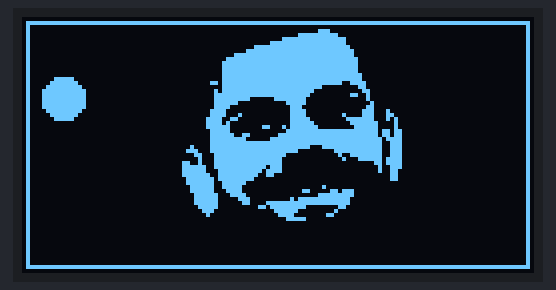
This sketch was run on a simulated Arduino Uno, built with avr-gcc and run on an emulated ATmega328P. On the bench: 128×64 one-colour display.

Above: at 0.1 s.

The sketch:

KOHLI18.ino
```cpp
#include <SPI.h>
#include <Adafruit_GFX.h>
#include <Adafruit_SSD1306.h>

// Define display width and height (128x64 OLED)
#define SCREEN_WIDTH 128
#define SCREEN_HEIGHT 64

// Pin definitions for SPI
      /*#define sclk/D1 11
        #define mosi/D0 13
        #define cs   10
        #define rst  9
        #define dc   8*/
#define OLED_RESET    9   // Reset pin
#define OLED_DC       8   // Data/Command pin
#define OLED_CS       10  // Chip Select pin

// Create display object for SPI
Adafruit_SSD1306 display(SCREEN_WIDTH, SCREEN_HEIGHT, &SPI, OLED_DC, OLED_RESET, OLED_CS);
//epd_bitmap_Picsart_24_11_10_18_04_34_369
const unsigned char KOHLI [] PROGMEM = {
	0x00, 0x00, 0x00, 0x00, 0x00, 0x00, 0x00, 0x00, 0x00, 0x00, 0x00, 0x00, 0x00, 0x00, 0x00, 0x00,
	0x00, 0x00, 0x00, 0x00, 0x00, 0x00, 0x00, 0x00, 0x00, 0x00, 0x00, 0x00, 0x00, 0x00, 0x00, 0x00,
	0x00, 0x00, 0x00, 0x00, 0x00, 0x00, 0x00, 0x00, 0x00, 0x00, 0x00, 0x00, 0x00, 0x00, 0x00, 0x00,
	0x00, 0x00, 0x00, 0x00, 0x00, 0x00, 0x00, 0x00, 0x00, 0x00, 0x00, 0x00, 0x00, 0x00, 0x00, 0x00,
	0x00, 0x00, 0x00, 0x00, 0x00, 0x00, 0x00, 0x00, 0x00, 0x00, 0x00, 0x00, 0x00, 0x00, 0x00, 0x00,
	0x00, 0x00, 0x00, 0x00, 0x00, 0x00, 0x00, 0x00, 0x00, 0x00, 0x00, 0x00, 0x00, 0x00, 0x00, 0x00,
	0x00, 0x00, 0x00, 0x00, 0x00, 0x00, 0x00, 0x00, 0x00, 0x00, 0x00, 0x00, 0x00, 0x00, 0x00, 0x00,
	0x00, 0x00, 0x00, 0x00, 0x00, 0x00, 0x00, 0x00, 0x00, 0x00, 0x00, 0x00, 0x00, 0x00, 0x00, 0x00,
	0x00, 0x00, 0x00, 0x00, 0x00, 0x00, 0x00, 0x00, 0x00, 0x00, 0x00, 0x00, 0x00, 0x00, 0x00, 0x00,
	0x00, 0x00, 0x00, 0x00, 0x00, 0x00, 0x00, 0x00, 0x00, 0x00, 0x00, 0x00, 0x00, 0x00, 0x00, 0x00,
	0x00, 0x00, 0x00, 0x00, 0x00, 0x00, 0x00, 0x00, 0x00, 0x00, 0x00, 0x00, 0x00, 0x00, 0x00, 0x00,
	0x00, 0x00, 0x00, 0x00, 0x00, 0x00, 0x00, 0x00, 0x00, 0x00, 0x00, 0x00, 0x00, 0x00, 0x00, 0x00,
	0x00, 0x00, 0x00, 0x00, 0x00, 0x00, 0x00, 0x00, 0x00, 0x00, 0x00, 0x00, 0x00, 0x00, 0x00, 0x00,
	0x00, 0x00, 0x00, 0x00, 0x00, 0x00, 0x00, 0x00, 0x00, 0x38, 0x00, 0x00, 0x00, 0x00, 0x00, 0x00,
	0x00, 0x00, 0x00, 0x00, 0x00, 0x00, 0x00, 0x00, 0x07, 0xfe, 0x00, 0x00, 0x00, 0x00, 0x00, 0x00,
	0x00, 0x00, 0x00, 0x00, 0x00, 0x00, 0x00, 0x00, 0x7f, 0xff, 0x80, 0x00, 0x00, 0x00, 0x00, 0x00,
	0x00, 0x00, 0x00, 0x00, 0x00, 0x00, 0x00, 0x03, 0xff, 0xff, 0x80, 0x00, 0x00, 0x00, 0x00, 0x00,
	0x00, 0x00, 0x00, 0x00, 0x00, 0x00, 0x00, 0x3f, 0xff, 0xff, 0xc0, 0x00, 0x00, 0x00, 0x00, 0x00,
	0x00, 0x00, 0x00, 0x00, 0x00, 0x00, 0x00, 0xff, 0xff, 0xff, 0xe0, 0x00, 0x00, 0x00, 0x00, 0x00,
	0x00, 0x00, 0x00, 0x00, 0x00, 0x00, 0x07, 0xff, 0xff, 0xff, 0xe0, 0x00, 0x00, 0x00, 0x00, 0x00,
	0x00, 0x00, 0x00, 0x00, 0x00, 0x00, 0x1f, 0xff, 0xff, 0xff, 0xf0, 0x00, 0x00, 0x00, 0x00, 0x00,
	0x00, 0x00, 0x00, 0x00, 0x00, 0x00, 0x3f, 0xff, 0xff, 0xff, 0xf0, 0x00, 0x00, 0x00, 0x00, 0x00,
	0x00, 0x00, 0x00, 0x00, 0x00, 0x00, 0x3f, 0xff, 0xff, 0xff, 0xf0, 0x00, 0x00, 0x00, 0x00, 0x00,
	0x00, 0x00, 0x00, 0x00, 0x00, 0x00, 0x3f, 0xff, 0xff, 0xff, 0xf0, 0x00, 0x00, 0x00, 0x00, 0x00,
	0x00, 0x00, 0x00, 0x00, 0x00, 0x00, 0x3f, 0xff, 0xff, 0xff, 0xf8, 0x00, 0x00, 0x00, 0x00, 0x00,
	0x00, 0x00, 0x00, 0x00, 0x00, 0x00, 0x3f, 0xff, 0xff, 0xff, 0xf8, 0x00, 0x00, 0x00, 0x00, 0x00,
	0x00, 0x00, 0x00, 0x00, 0x00, 0x01, 0xbf, 0xff, 0xff, 0xff, 0x3c, 0x00, 0x00, 0x00, 0x00, 0x00,
	0x00, 0x00, 0x00, 0x00, 0x00, 0x00, 0x3f, 0xff, 0xff, 0xe0, 0x0c, 0x00, 0x00, 0x00, 0x00, 0x00,
	0x00, 0x00, 0x00, 0x00, 0x00, 0x00, 0xbf, 0xff, 0xff, 0x80, 0x06, 0x00, 0x00, 0x00, 0x00, 0x00,
	0x00, 0x00, 0x00, 0x00, 0x00, 0x00, 0xff, 0xff, 0xff, 0x00, 0x32, 0x00, 0x00, 0x00, 0x00, 0x00,
	0x00, 0x00, 0x00, 0x00, 0x00, 0x00, 0xff, 0x81, 0xfe, 0x00, 0x02, 0x00, 0x00, 0x00, 0x00, 0x00,
	0x00, 0x00, 0x00, 0x00, 0x00, 0x00, 0xfc, 0x00, 0x3e, 0x00, 0x01, 0x00, 0x00, 0x00, 0x00, 0x00,
	0x00, 0x00, 0x00, 0x00, 0x00, 0x00, 0xf0, 0x00, 0x1c, 0x00, 0x03, 0x00, 0x00, 0x00, 0x00, 0x00,
	0x00, 0x00, 0x00, 0x00, 0x00, 0x01, 0xe0, 0x00, 0x1e, 0x00, 0x07, 0x10, 0x00, 0x00, 0x00, 0x00,
	0x00, 0x00, 0x00, 0x00, 0x00, 0x01, 0xe2, 0x00, 0x1e, 0x00, 0x87, 0x18, 0x00, 0x00, 0x00, 0x00,
	0x00, 0x00, 0x00, 0x00, 0x00, 0x03, 0xcc, 0x00, 0x1f, 0x00, 0x7f, 0x14, 0x00, 0x00, 0x00, 0x00,
	0x00, 0x00, 0x00, 0x00, 0x00, 0x03, 0xd0, 0x00, 0x1f, 0x80, 0x3f, 0x84, 0x00, 0x00, 0x00, 0x00,
	0x00, 0x00, 0x00, 0x00, 0x00, 0x03, 0xf0, 0x0c, 0x5f, 0xc0, 0x1f, 0x84, 0x00, 0x00, 0x00, 0x00,
	0x00, 0x00, 0x00, 0x00, 0x00, 0x01, 0xf0, 0x00, 0x3f, 0xff, 0xff, 0xb6, 0x00, 0x00, 0x00, 0x00,
	0x00, 0x00, 0x00, 0x00, 0x00, 0x01, 0xf9, 0x80, 0xff, 0xff, 0xff, 0xb6, 0x00, 0x00, 0x00, 0x00,
	0x00, 0x00, 0x00, 0x00, 0x00, 0x01, 0xff, 0x03, 0xff, 0xff, 0xff, 0xde, 0x00, 0x00, 0x00, 0x00,
	0x00, 0x00, 0x00, 0x00, 0x00, 0x01, 0xff, 0xff, 0xff, 0xff, 0xff, 0xce, 0x00, 0x00, 0x00, 0x00,
	0x00, 0x00, 0x00, 0x00, 0x00, 0x21, 0xff, 0xff, 0xff, 0x1f, 0xff, 0xce, 0x00, 0x00, 0x00, 0x00,
	0x00, 0x00, 0x00, 0x00, 0x00, 0x71, 0xff, 0xff, 0xf8, 0x03, 0xff, 0xce, 0x00, 0x00, 0x00, 0x00,
	0x00, 0x00, 0x00, 0x00, 0x00, 0x18, 0xff, 0xff, 0xc0, 0x01, 0x3f, 0xce, 0x00, 0x00, 0x00, 0x00,
	0x00, 0x00, 0x00, 0x00, 0x00, 0x08, 0xff, 0xff, 0x80, 0x00, 0x8f, 0xde, 0x00, 0x00, 0x00, 0x00,
	0x00, 0x00, 0x00, 0x00, 0x00, 0xc8, 0xff, 0xff, 0x80, 0x00, 0x00, 0xde, 0x00, 0x00, 0x00, 0x00,
	0x00, 0x00, 0x00, 0x00, 0x00, 0xfc, 0xff, 0xfb, 0x80, 0x00, 0x00, 0x4e, 0x00, 0x00, 0x00, 0x00,
	0x00, 0x00, 0x00, 0x00, 0x00, 0xfc, 0x7f, 0xf7, 0x80, 0x00, 0x00, 0x4c, 0x00, 0x00, 0x00, 0x00,
	0x00, 0x00, 0x00, 0x00, 0x00, 0xfe, 0x7f, 0xe6, 0x00, 0x00, 0x00, 0x0c, 0x00, 0x00, 0x00, 0x00,
	0x00, 0x00, 0x00, 0x00, 0x00, 0x7f, 0x7f, 0xc0, 0x00, 0x00, 0x00, 0x0c, 0x00, 0x00, 0x00, 0x00,
	0x00, 0x00, 0x00, 0x00, 0x00, 0x7f, 0x3f, 0x00, 0x00, 0x00, 0x00, 0x00, 0x00, 0x00, 0x00, 0x00,
	0x00, 0x00, 0x00, 0x00, 0x00, 0x3f, 0x3e, 0x00, 0x00, 0x10, 0x00, 0x00, 0x00, 0x00, 0x00, 0x00,
	0x00, 0x00, 0x00, 0x00, 0x00, 0x3f, 0x1e, 0x00, 0x03, 0x06, 0xe0, 0x00, 0x00, 0x00, 0x00, 0x00,
	0x00, 0x00, 0x00, 0x00, 0x00, 0x1f, 0x8f, 0x00, 0x00, 0x3f, 0xe0, 0x00, 0x00, 0x00, 0x00, 0x00,
	0x00, 0x00, 0x00, 0x00, 0x00, 0x1f, 0x83, 0x80, 0x17, 0xff, 0xc0, 0x00, 0x00, 0x00, 0x00, 0x00,
	0x00, 0x00, 0x00, 0x00, 0x00, 0x1f, 0x81, 0x87, 0xff, 0xff, 0xc0, 0x00, 0x00, 0x00, 0x00, 0x00,
	0x00, 0x00, 0x00, 0x00, 0x00, 0x0f, 0x80, 0x1b, 0xfe, 0x01, 0x80, 0x00, 0x00, 0x00, 0x00, 0x00,
	0x00, 0x00, 0x00, 0x00, 0x00, 0x07, 0x00, 0x01, 0xf8, 0x02, 0x00, 0x00, 0x00, 0x00, 0x00, 0x00,
	0x00, 0x00, 0x00, 0x00, 0x00, 0x02, 0x00, 0x00, 0xf0, 0x0c, 0x00, 0x00, 0x00, 0x00, 0x00, 0x00,
	0x00, 0x00, 0x00, 0x00, 0x00, 0x00, 0x00, 0x00, 0x3e, 0x00, 0x00, 0x00, 0x00, 0x00, 0x00, 0x00,
	0x00, 0x00, 0x00, 0x00, 0x00, 0x00, 0x00, 0x00, 0x00, 0x00, 0x00, 0x00, 0x00, 0x00, 0x00, 0x00,
	0x00, 0x00, 0x00, 0x00, 0x00, 0x00, 0x00, 0x00, 0x00, 0x00, 0x00, 0x00, 0x00, 0x00, 0x00, 0x00,
	0x00, 0x00, 0x00, 0x00, 0x00, 0x00, 0x00, 0x00, 0x00, 0x00, 0x00, 0x00, 0x00, 0x00, 0x00, 0x00
};


void setup() {
  // Start serial communication for debugging
  Serial.begin(115200);

  // Initialize OLED display with SPI
  if(!display.begin(SSD1306_SWITCHCAPVCC)) { // Internal charge pumpl
    Serial.println(F("SSD1306 allocation failed"));
    for(;;); // Loop forever if allocation fails
  }

  // Clear the display buffer
  display.clearDisplay();

  /*// Display text on the OLED
  display.setTextSize(1);           // Text size (1 is normal)
  display.setTextColor(SSD1306_WHITE); // Set color to white
  display.setCursor(10, 0);          // Set starting position
  display.println(F("Hello,£ SPI OLED!"));
				display.drawRect(20,20 , 50, 25, WHITE);
				display.fillCircle(30, 30, 25, WHITE);
				// Draws a rectangle.
			//	display.fillTriangle(10, 10, 50, 30, 50, 40, WHITE);

				*/
  display.drawBitmap(0, -10, KOHLI, SCREEN_WIDTH, SCREEN_HEIGHT, WHITE);
  // Update the display with the buffer
 display.drawRect(1, 1, 126, 62, WHITE);
			display.fillCircle(10, 20, 5, WHITE);

		 display.display();
}

void loop() {
  // Additional code or animations can go here
}
```
